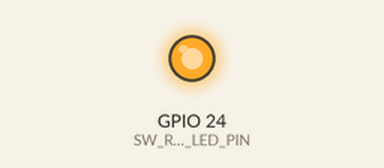
Recording of a program running on a simulated Raspberry Pi (BCM pin numbers). Shown: output pins drawn as LEDs (lit = HIGH). What the program prints to the terminal is not drawn.

Above: at 0.1 s.
Timing chart, 0 to 1.6 s (numbered marks = the images above):
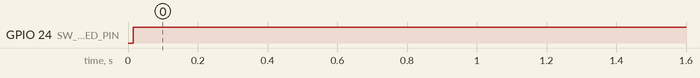

Measured:
- by itself, GPIO 24 (SW_RUNNING_LED_PIN): LOW → HIGH at 0.02 s

The program:

direwolf_led.py
```python
#!/usr/bin/python2
from __future__ import print_function
from RPi import GPIO
import time, subprocess

# the high temperature LEDs pin
SW_RUNNING_LED_PIN = 24
# seconds between checking the temperature
WAIT_TIME = 5
# monitored service file
TARGET_SERVICE = "direwolf"

def get_service_state():
    """ check whether the targeted service is active """
    cmd = ["systemctl", "is-active", "--quiet", TARGET_SERVICE]
    ret = subprocess.call(cmd) == 0 # return code is 0 if it is active
    #print('service is-active ret:', ret)
    return ret

def set_led(state):
    """ turn the LED on/off """
    GPIO.output(SW_RUNNING_LED_PIN, (GPIO.HIGH if state else GPIO.LOW))

if __name__ == "__main__":
    GPIO.setwarnings(False)
    GPIO.setmode(GPIO.BCM)
    GPIO.setup(SW_RUNNING_LED_PIN, GPIO.OUT, initial=GPIO.LOW)

    err_blink_state = False

    print("started up..")

    last_state = None
    while True:
        # get the temperature
        try:
            is_running = get_service_state()
        except Exception as e:
            print("failed to get direwolf state")
            print(e)

            # blink LED if the temperature sensor does not work
            err_blink_state = not err_blink_state
            set_led(err_blink_state)
        else:
            # set the LED state
            set_led(is_running)

            # print notification if the state changes
            if is_running != last_state:
                print('New state: ', is_running)
                last_state = is_running

        # wait
        time.sleep(WAIT_TIME)
```
